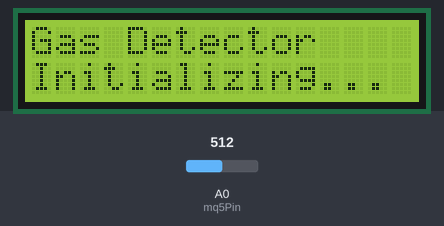
A sketch run on a simulated Arduino Uno, built with avr-gcc and run on an emulated ATmega328P. Parts: 16×2 character LCD. Inputs (shaded band) come from the test bench; at power-on: A0 (mq5Pin) = 512. The modem accepts every AT command (registered, SIM ready, sends succeed) and sends nothing else.

Above: at 0.1 s.
At 2.2 s:
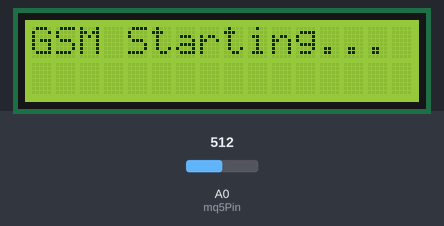
At 5.2 s:
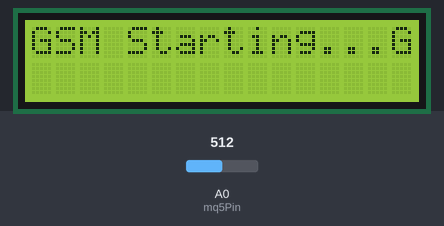
At 8.3 s:
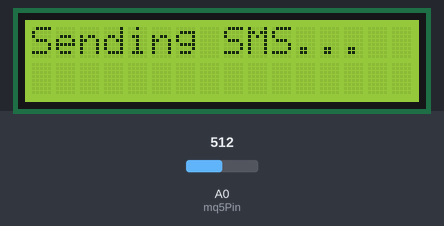
At 14.9 s:
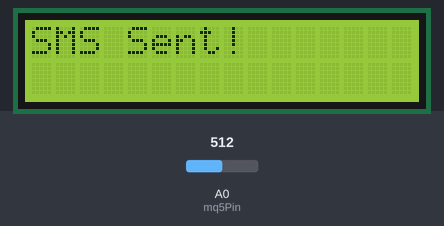
At 17.4 s:
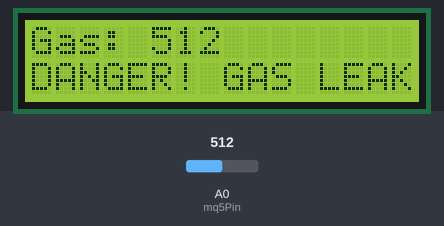

The sketch:

gsm_gas_detector.ino
```cpp
#include <Wire.h>
#include <LiquidCrystal_I2C.h>
#include <SoftwareSerial.h>

// LCD Setup (try 0x27 or 0x20)
LiquidCrystal_I2C lcd(0x27, 16, 2);

// GSM Setup
SoftwareSerial gsm(2, 3);  // RX = D2, TX = D3

// MQ-5 Sensor
const int mq5Pin = A0;
const int gasThreshold = 300;

// ============================================
// PHONE NUMBERS - UPDATE THESE!
// ============================================
// The SIM in the GSM module is AIRTEL
String senderNumber = "+254100548762";    // ← Your Airtel SIM number

// This is your Safaricom number to receive alerts
String recipientNumber = "+254799256626";  // ← YOUR SAFARICOM NUMBER

int gasValue = 0;
bool alarmSent = false;

void setup() {
  Serial.begin(9600);
  gsm.begin(9600);
  lcd.init();
  lcd.backlight();

  lcd.setCursor(0, 0);
  lcd.print("Gas Detector");
  lcd.setCursor(0, 1);
  lcd.print("Initializing...");
  delay(2000);

  lcd.clear();
  lcd.print("GSM Starting...");
  initGSM();

  lcd.clear();
  lcd.print("System Ready!");
  delay(1000);
  lcd.clear();
}

void loop() {
  gasValue = analogRead(mq5Pin);

  lcd.setCursor(0, 0);
  lcd.print("Gas: ");
  lcd.print(gasValue);
  lcd.print("   ");

  if (gasValue > gasThreshold) {
    lcd.setCursor(0, 1);
    lcd.print("DANGER! GAS LEAK");

    if (!alarmSent) {
      sendSMS("DANGER! LPG/Gas leak detected! Please check immediately.");
      alarmSent = true;
    }
  } else {
    lcd.setCursor(0, 1);
    lcd.print("Safe      ");
    alarmSent = false;
  }

  delay(500);
}

void initGSM() {
  gsm.println("AT");
  delay(1000);
  gsm.println("AT+CMGF=1");
  delay(1000);
  gsm.println("AT+CNMI=2,2,0,0,0");
  delay(1000);

  if (gsm.find("OK")) {
    lcd.print("GSM Ready!");
  } else {
    lcd.print("GSM Error!");
  }
  delay(2000);
}

void sendSMS(String message) {
  lcd.clear();
  lcd.print("Sending SMS...");

  gsm.println("AT+CMGF=1");
  delay(500);

  gsm.print("AT+CMGS=\"");
  gsm.print(recipientNumber);
  gsm.println("\"");
  delay(500);

  gsm.print(message);
  delay(500);

  gsm.write(26);  // Ctrl+Z to send
  delay(5000);

  lcd.clear();
  lcd.print("SMS Sent!");
  delay(2000);
}
```

Measured:
- what the display in image 1 shows lasts 3.1 s, from 2.1 s to 5.2 s
- what the display in image 2 shows lasts 2.0 s, from 5.2 s to 7.2 s
- what the display in image 3 shows lasts 6.6 s, from 8.2 s to 14.8 s
- what the display in image 4 shows lasts 2.5 s, from 14.8 s to 17.3 s
